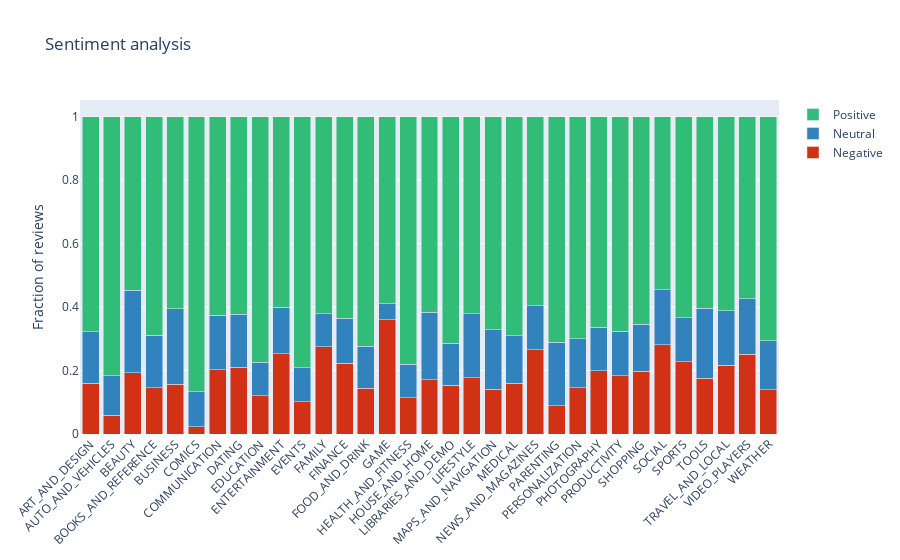

Here is the notebook cell this chart was saved with:
### Markdown cell above
- **Health and Fitness, Events, Education** apps perform the best, having more than **77% positive reviews**.


- On the contrary, many **Game and Social** apps perform bad leading to **50% positive and 50% negative**.

### Code cell
# showing all categories
trace1 = go.Bar(        
    x=list(new_df.Category[::3]),
    y= new_df.Sentiment_Normalized[::3], #--------Positive sentiment
    name='Negative',
    marker=dict(color = 'rgb(209,49,20)')
)

trace2 = go.Bar(       
    x=list(new_df.Category[::3]),
    y= new_df.Sentiment_Normalized[1::3], #---------neutral sentiments
    name='Neutral',
    marker=dict(color = 'rgb(49,130,189)')
)

trace3 = go.Bar(       
    x=list(new_df.Category[::3]),
    y= new_df.Sentiment_Normalized[2::3], #---------positive sentiments
    name='Positive',
    marker=dict(color = 'rgb(49,189,120)')
)

data = [trace1, trace2, trace3]
layout = go.Layout(
    title = 'Sentiment analysis',
    barmode='stack',
    xaxis = {'tickangle': -45},
    yaxis = {'title': 'Fraction of reviews'}
)

fig = go.Figure(data=data, layout=layout)

plotly.offline.iplot({'data': data, 'layout': layout})

### Figure 1 — Plotly figure (JSON) as saved in the notebook; plotly's stock layout.template omitted (floating-point values rounded to 4 significant figures)
{"data": [{"marker": {"color": "rgb(209,49,20)"}, "name": "Negative", "type": "bar", "x": ["ART_AND_DESIGN", "AUTO_AND_VEHICLES", "BEAUTY", "BOOKS_AND_REFERENCE", "BUSINESS", "COMICS", "COMMUNICATION", "DATING", "EDUCATION", "ENTERTAINMENT", "EVENTS", "FAMILY", "FINANCE", "FOOD_AND_DRINK", "GAME", "HEALTH_AND_FITNESS", "HOUSE_AND_HOME", "LIBRARIES_AND_DEMO", "LIFESTYLE", "MAPS_AND_NAVIGATION", "MEDICAL", "NEWS_AND_MAGAZINES", "PARENTING", "PERSONALIZATION", "PHOTOGRAPHY", "PRODUCTIVITY", "SHOPPING", "SOCIAL", "SPORTS", "TOOLS", "TRAVEL_AND_LOCAL", "VIDEO_PLAYERS", "WEATHER"], "y": [0.1597, 0.05882, 0.1923, 0.1459, 0.1562, 0.02222, 0.2021, 0.2105, 0.1204, 0.2524, 0.1013, 0.2748, 0.223, 0.1442, 0.3606, 0.1143, 0.1703, 0.1532, 0.1771, 0.1406, 0.1593, 0.2654, 0.08846, 0.1456, 0.1998, 0.1839, 0.1971, 0.2821, 0.2279, 0.1764, 0.2169, 0.2508, 0.1393]}, {"marker": {"color": "rgb(49,130,189)"}, "name": "Neutral", "type": "bar", "x": ["ART_AND_DESIGN", "AUTO_AND_VEHICLES", "BEAUTY", "BOOKS_AND_REFERENCE", "BUSINESS", "COMICS", "COMMUNICATION", "DATING", "EDUCATION", "ENTERTAINMENT", "EVENTS", "FAMILY", "FINANCE", "FOOD_AND_DRINK", "GAME", "HEALTH_AND_FITNESS", "HOUSE_AND_HOME", "LIBRARIES_AND_DEMO", "LIFESTYLE", "MAPS_AND_NAVIGATION", "MEDICAL", "NEWS_AND_MAGAZINES", "PARENTING", "PERSONALIZATION", "PHOTOGRAPHY", "PRODUCTIVITY", "SHOPPING", "SOCIAL", "SPORTS", "TOOLS", "TRAVEL_AND_LOCAL", "VIDEO_PLAYERS", "WEATHER"], "y": [0.1623, 0.1246, 0.2604, 0.1659, 0.2384, 0.1111, 0.1719, 0.1668, 0.1063, 0.1464, 0.1076, 0.1035, 0.1422, 0.1317, 0.05001, 0.1058, 0.2133, 0.1321, 0.2013, 0.1875, 0.15, 0.1394, 0.2, 0.1545, 0.1361, 0.1394, 0.1492, 0.1727, 0.1379, 0.2198, 0.172, 0.1752, 0.1542]}, {"marker": {"color": "rgb(49,189,120)"}, "name": "Positive", "type": "bar", "x": ["ART_AND_DESIGN", "AUTO_AND_VEHICLES", "BEAUTY", "BOOKS_AND_REFERENCE", "BUSINESS", "COMICS", "COMMUNICATION", "DATING", "EDUCATION", "ENTERTAINMENT", "EVENTS", "FAMILY", "FINANCE", "FOOD_AND_DRINK", "GAME", "HEALTH_AND_FITNESS", "HOUSE_AND_HOME", "LIBRARIES_AND_DEMO", "LIFESTYLE", "MAPS_AND_NAVIGATION", "MEDICAL", "NEWS_AND_MAGAZINES", "PARENTING", "PERSONALIZATION", "PHOTOGRAPHY", "PRODUCTIVITY", "SHOPPING", "SOCIAL", "SPORTS", "TOOLS", "TRAVEL_AND_LOCAL", "VIDEO_PLAYERS", "WEATHER"], "y": [0.678, 0.8166, 0.5473, 0.6882, 0.6054, 0.8667, 0.626, 0.6227, 0.7733, 0.6013, 0.7911, 0.6217, 0.6348, 0.7241, 0.5894, 0.7799, 0.6164, 0.7147, 0.6216, 0.6719, 0.6907, 0.5952, 0.7115, 0.6999, 0.6641, 0.6767, 0.6537, 0.5452, 0.6342, 0.6037, 0.6111, 0.574, 0.7065]}], "layout": {"barmode": "stack", "title": {"text": "Sentiment analysis"}, "xaxis": {"tickangle": -45}, "yaxis": {"title": {"text": "Fraction of reviews"}}}}
